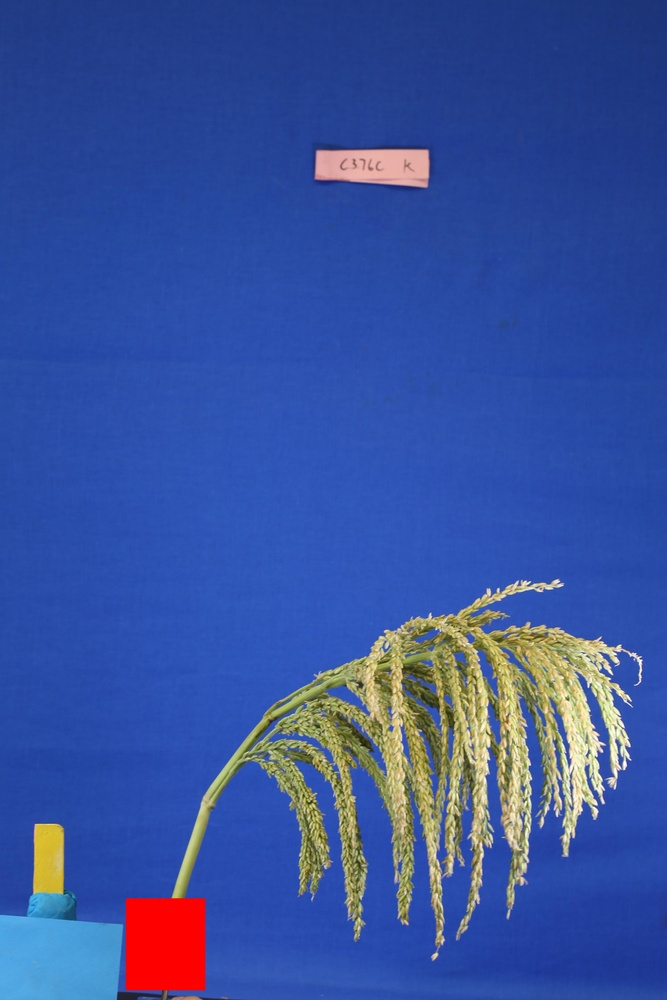
#> input picture mpi/imageproperties/09082017/Agronomy/C376C-1-09082017-3Z8A8924.JPG, 667 x 1000 px, shrunk from 3840 x 5760 before the run; its folder holds only this picture in this run
$ python main.py   (older library calls are emulated)
#> lines starting #> are read from the running program, lines starting #| are printed output that depends on the picture; after the words box and inside, x2 and y2 are one past the last pixel; in counts of white or black regions, pixels touching at a corner belong together
import cv2
from convertor import toLAB
import cv2
import numpy as np
import glob

for idx, img in enumerate(glob.glob("/media/vahid/96CC807ACC805701/Agronomy/pythonTasselTraits/mpi/imageproperties/09082017/Agronomy/*.JPG")):
    cv_img = cv2.imread(img,cv2.IMREAD_COLOR)
#> cv_img is the input picture: shape (1000, 667, 3); mean B, G, R 157.3, 83.2, 56.7
    im_gray = cv2.cvtColor( cv_img, cv2.COLOR_RGB2GRAY )
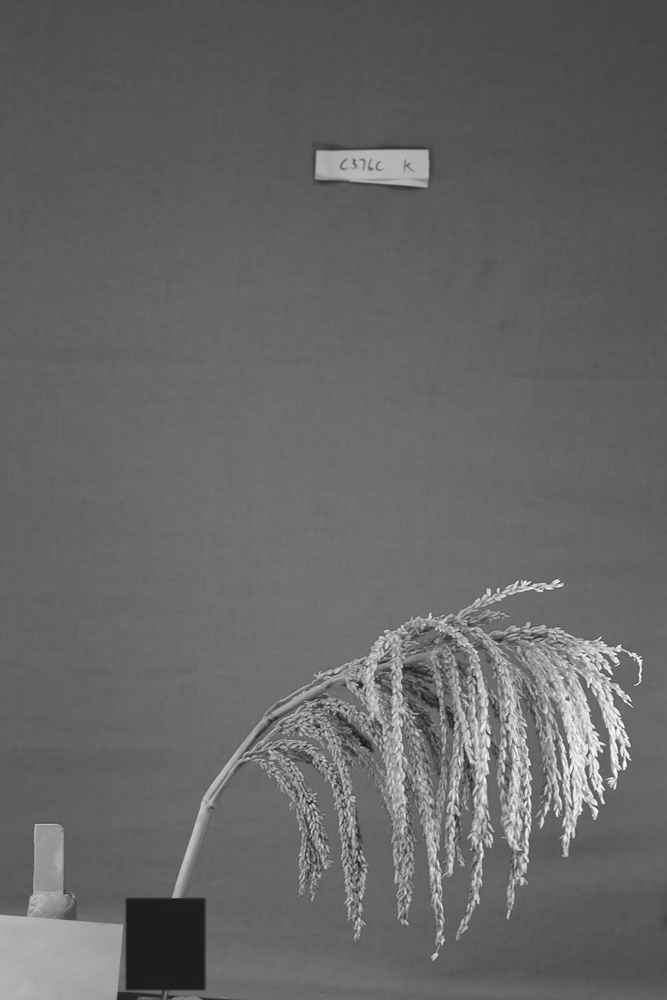
#> im_gray: shape (1000, 667); min 22, max 255, mean 102.4
    (thresh, im_bw) = cv2.threshold(im_gray, 128, 255, cv2.THRESH_BINARY | cv2.THRESH_OTSU)
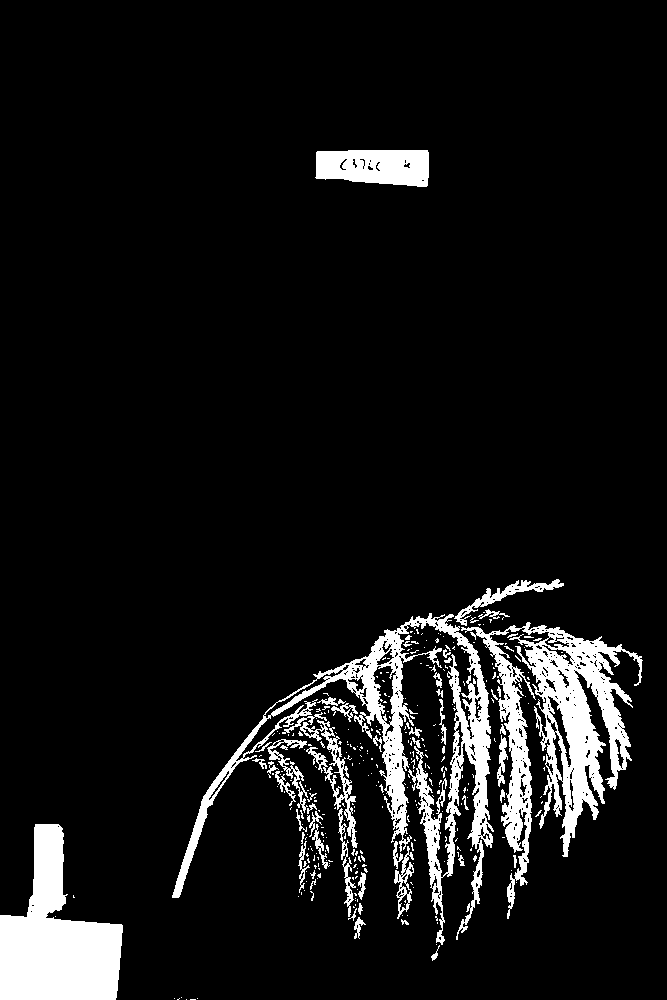
#> im_bw: shape (1000, 667); 8.3% white; 341 white regions (286 under 20 px), largest, box (x1, y1, x2, y2) and area: (461, 622, 643, 919) 15615, (172, 613, 494, 945) 15239, (0, 824, 123, 1000) 12450
#> thresh = 132
    output = cv2.connectedComponentsWithStats(im_bw, 8, cv2.CV_32S)
    print(output[0])
#| 342
    #   list[idx,0]=img[96:121]
    #0list[idx,1]=output[0]
    cv2.imwrite("/media/vahid/96CC807ACC805701/Agronomy/pythonTasselTraits/mpi/imageproperties/bwResult/"+img[96:121]+".png", im_bw)

$ run again, on mpi/imageproperties/09082017/Agronomy/C376C-5-09082017-3Z8A8929.JPG
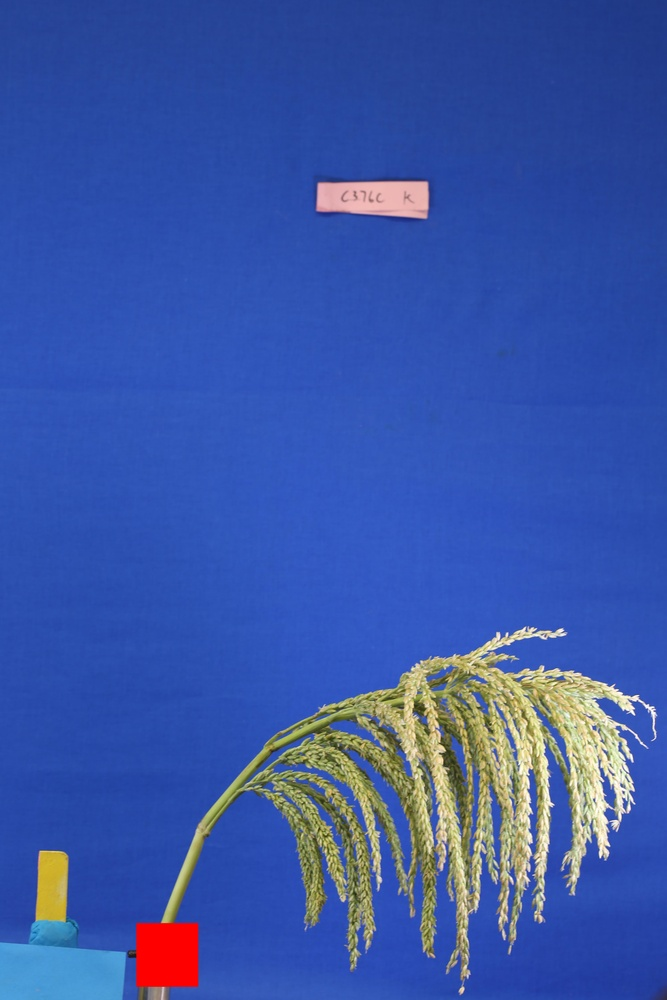
#> input picture mpi/imageproperties/09082017/Agronomy/C376C-5-09082017-3Z8A8929.JPG, 667 x 1000 px, shrunk from 3840 x 5760 before the run
#> cv_img is the input picture: shape (1000, 667, 3); mean B, G, R 166.6, 87, 58.5
#> `im_gray = cv2.cvtColor( cv_img, cv2.COLOR_RGB2GRAY )`:
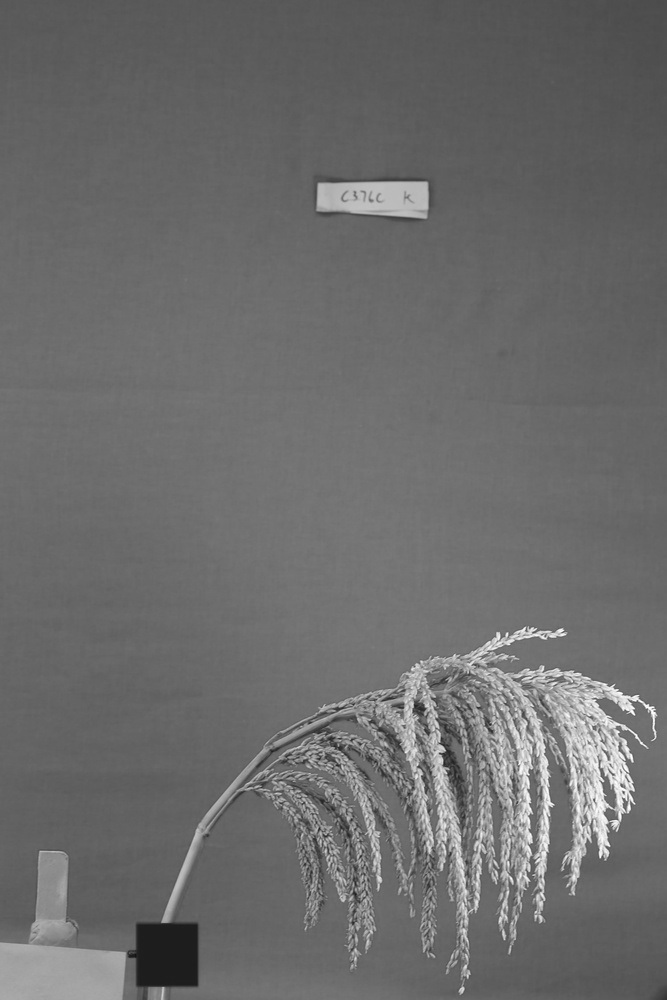
#> im_gray: shape (1000, 667); min 17, max 255, mean 107.6
#> `(thresh, im_bw) = cv2.threshold(im_gray, 128, 255, cv2.THRESH_BINARY |..`:
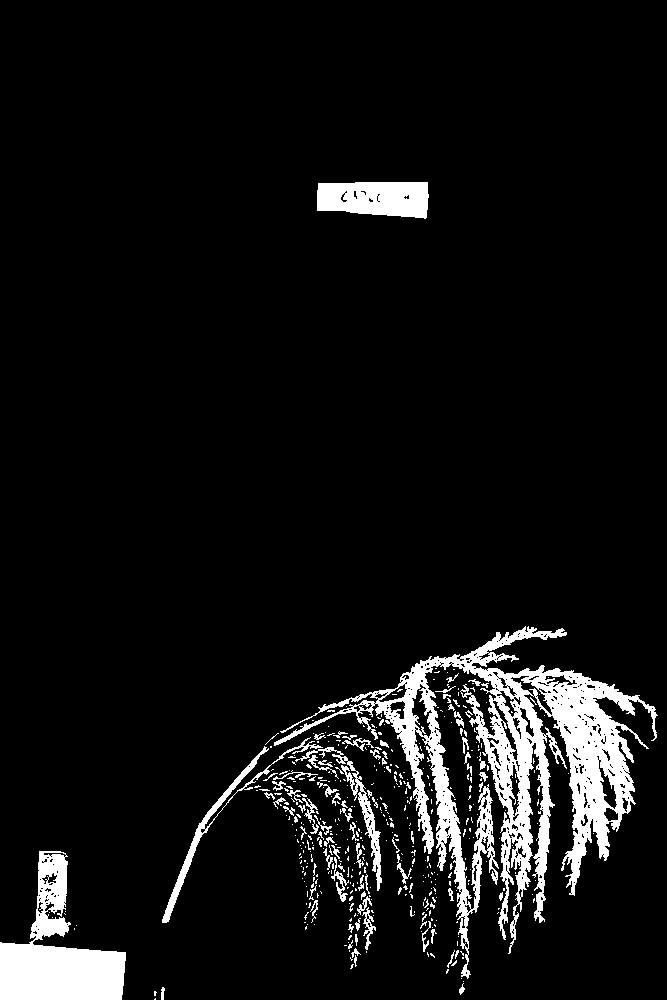
#> im_bw: shape (1000, 667); 7.4% white; 467 white regions (388 under 20 px), largest, box (x1, y1, x2, y2) and area: (274, 626, 658, 979) 28882, (0, 851, 126, 1000) 8771, (317, 182, 429, 219) 3460
#> thresh = 138
#| 468

$ run again, on mpi/imageproperties/09082017/Agronomy/C393A-1-09082017-3Z8A8908.JPG
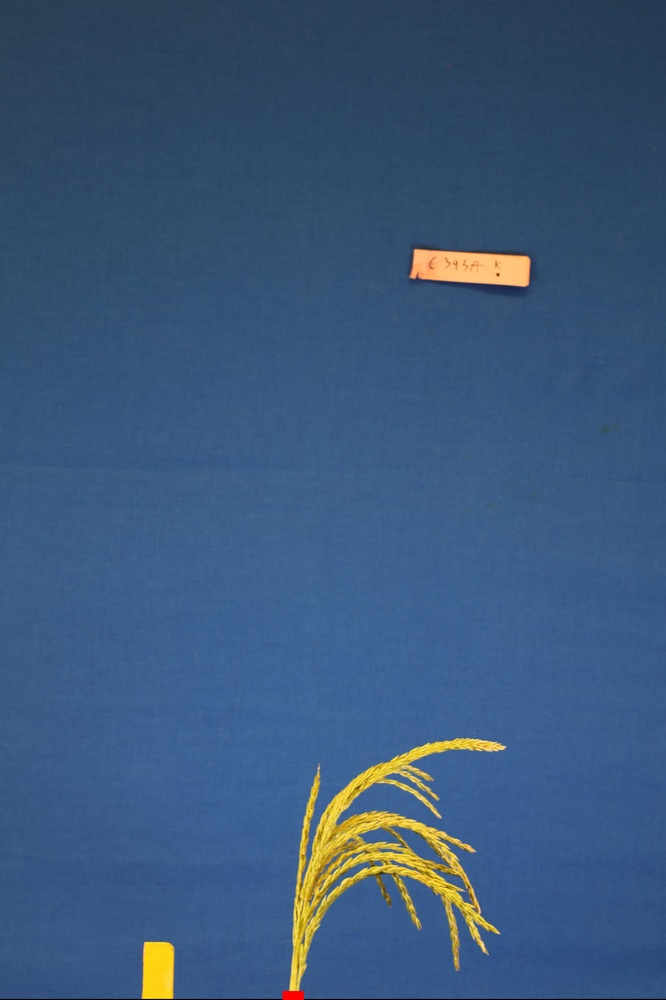
#> input picture mpi/imageproperties/09082017/Agronomy/C393A-1-09082017-3Z8A8908.JPG, 666 x 1000 px, shrunk from 3840 x 5765 before the run
#> cv_img is the input picture: shape (1000, 666, 3); mean B, G, R 122.7, 88.1, 59.1
#> `im_gray = cv2.cvtColor( cv_img, cv2.COLOR_RGB2GRAY )`:
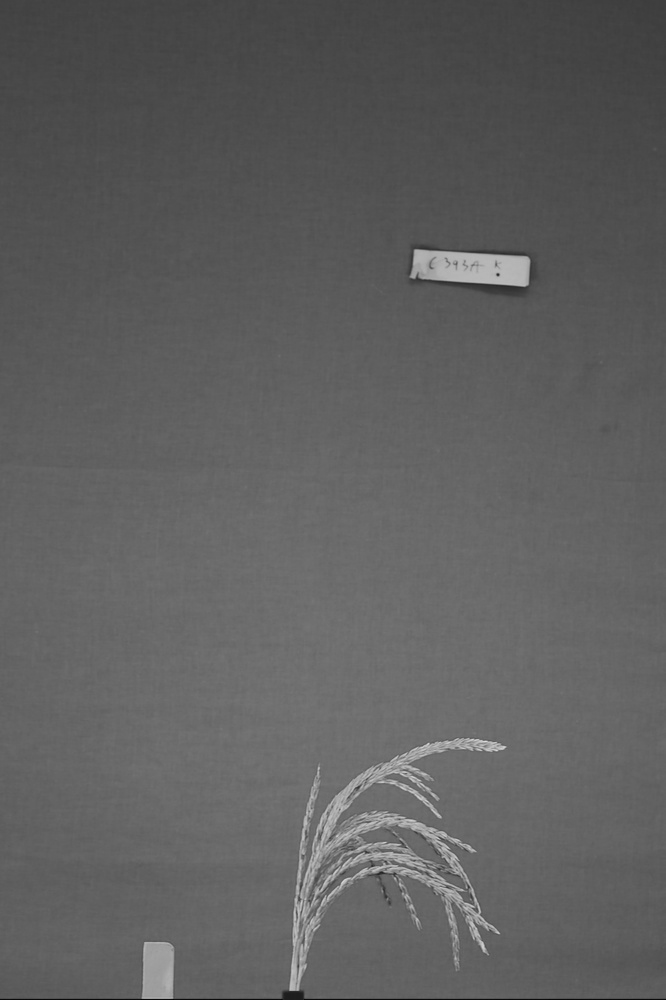
#> im_gray: shape (1000, 666); min 2, max 223, mean 95.1
#> `(thresh, im_bw) = cv2.threshold(im_gray, 128, 255, cv2.THRESH_BINARY |..`:
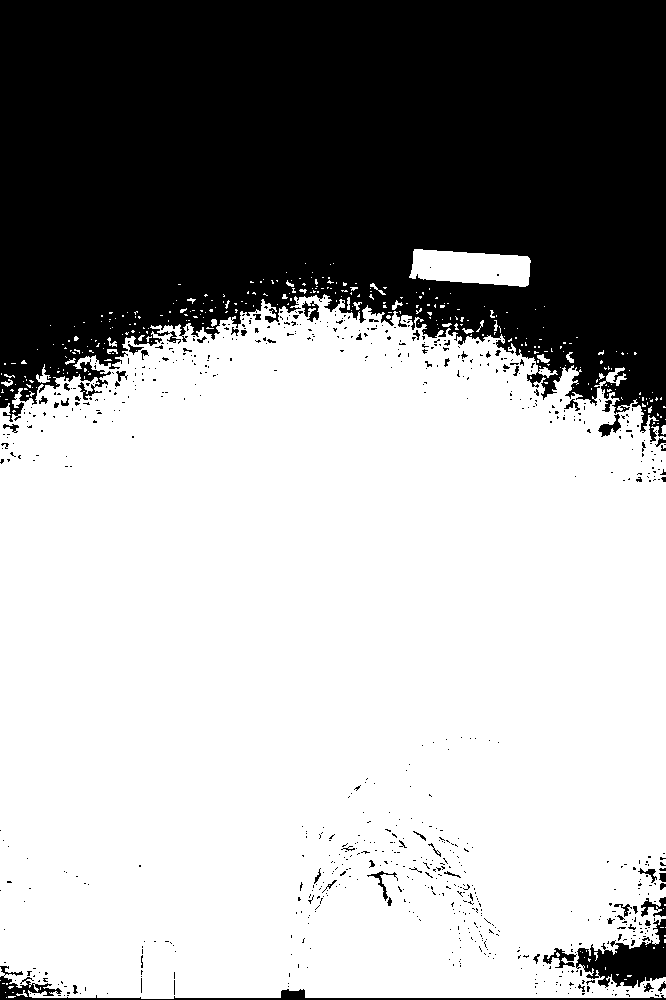
#> im_bw: shape (1000, 666); 64.2% white; 760 black regions (702 under 20 px), largest, box (x1, y1, x2, y2) and area: (0, 0, 666, 442) 227996, (576, 919, 666, 988) 3044, (0, 966, 666, 1000) 2198
#> thresh = 91
#| 340

$ run again, on mpi/imageproperties/09082017/Agronomy/C376C-2-09082017-3Z8A8925.JPG
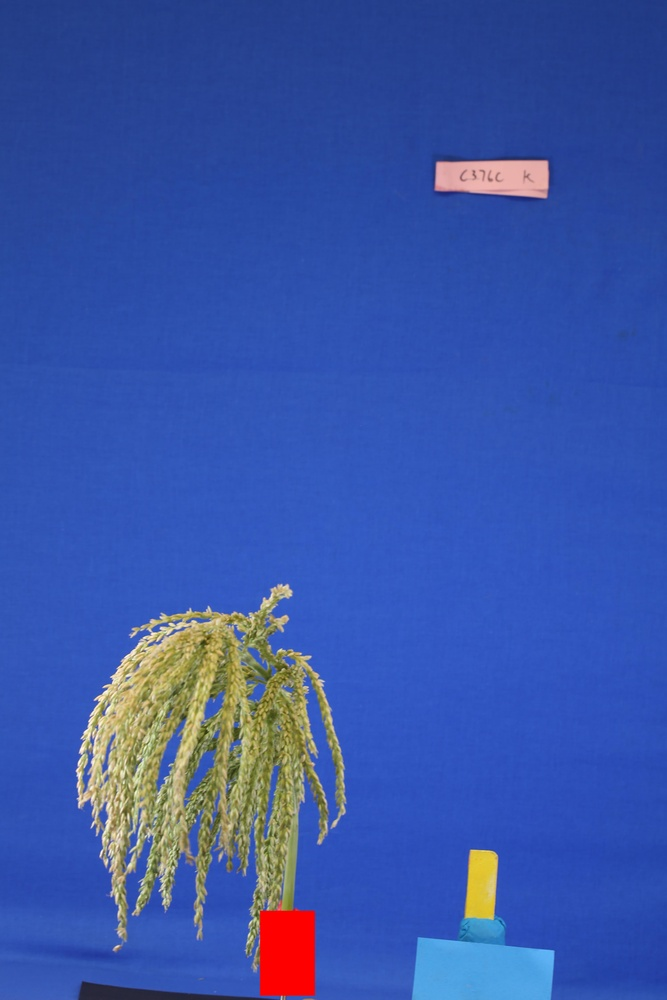
#> input picture mpi/imageproperties/09082017/Agronomy/C376C-2-09082017-3Z8A8925.JPG, 667 x 1000 px, shrunk from 3840 x 5760 before the run
#> cv_img is the input picture: shape (1000, 667, 3); mean B, G, R 167.2, 86, 57.4
#> `im_gray = cv2.cvtColor( cv_img, cv2.COLOR_RGB2GRAY )`:
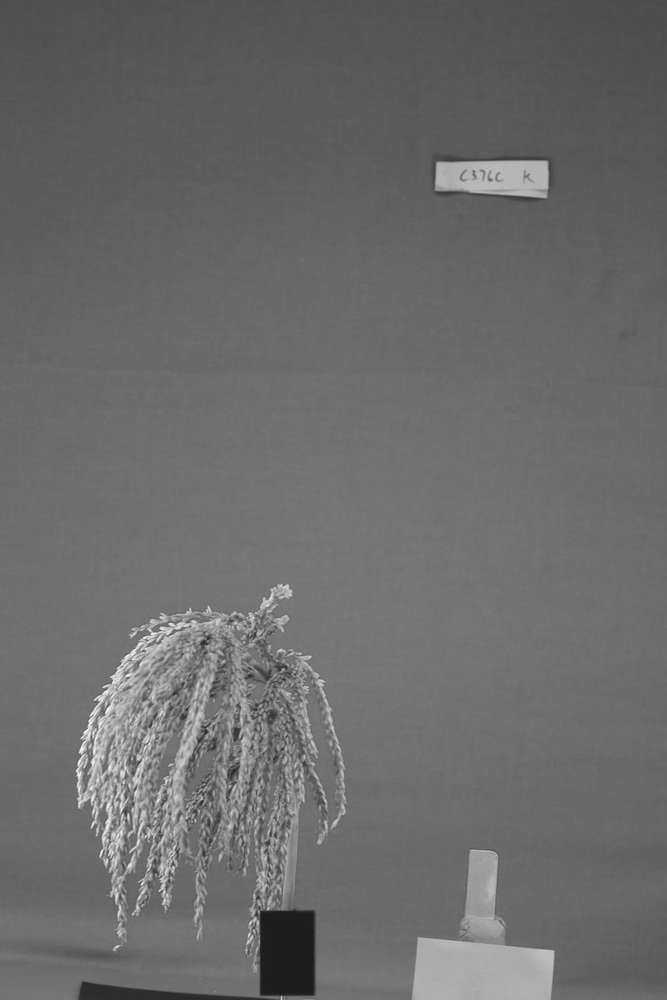
#> im_gray: shape (1000, 667); min 28, max 254, mean 107
#> `(thresh, im_bw) = cv2.threshold(im_gray, 128, 255, cv2.THRESH_BINARY |..`:
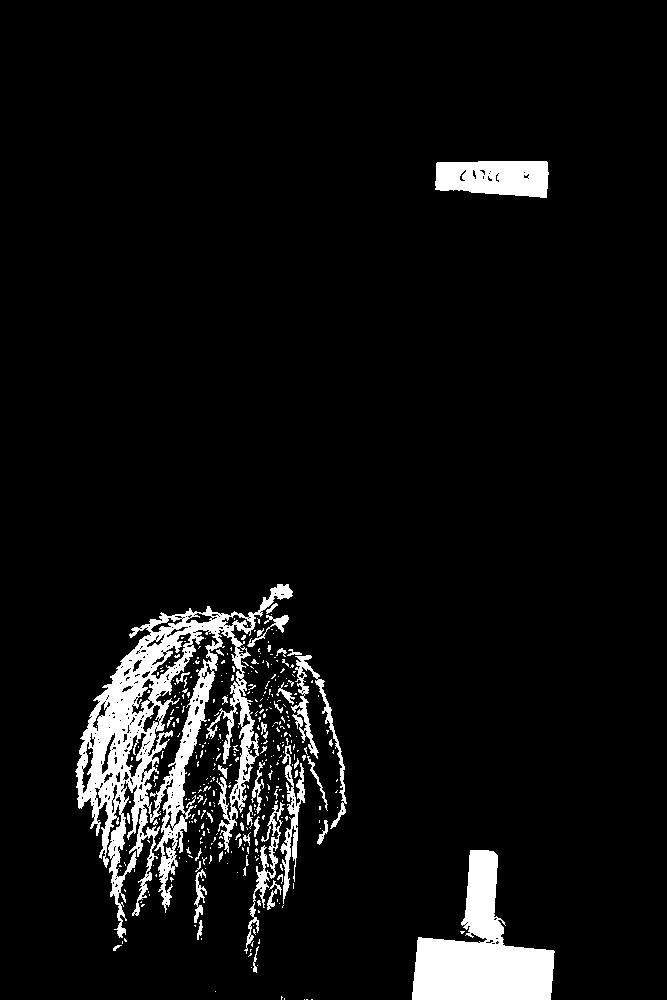
#> im_bw: shape (1000, 667); 6.4% white; 379 white regions (329 under 20 px), largest, box (x1, y1, x2, y2) and area: (75, 584, 293, 938) 20413, (412, 850, 555, 1000) 10582, (435, 161, 549, 198) 3538
#> thresh = 133
#| 380
